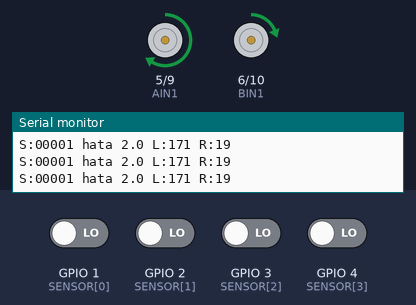
Recording of a sketch running on a simulated ESP32-S3. Parts: motor-driver pin pairs drawn as motors (green arrow = first pin HIGH = forward, orange = second pin HIGH = backward, longer = more drive), the last lines printed to the serial monitor. The inputs (shaded band) are chosen by the test bench; at power-on: GPIO 1 (SENSOR[0]), GPIO 2 (SENSOR[1]), GPIO 3 (SENSOR[2]), GPIO 4 (SENSOR[3]) LOW.

Above: at 1.2 s.
1.3 s: GPIO 1 (SENSOR[0]) driven HIGH
At 2.5 s:
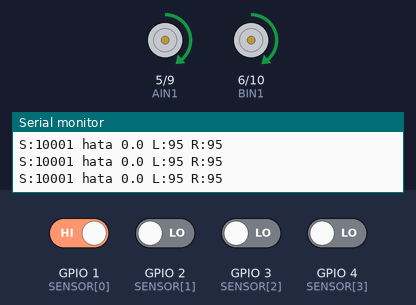
2.8 s: GPIO 2 (SENSOR[1]) driven HIGH
At 3.6 s:
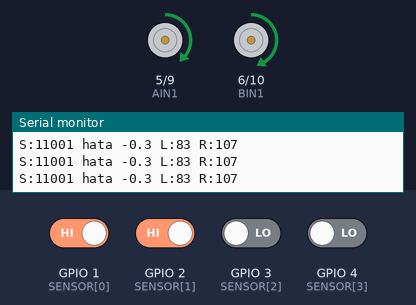
4.3 s: GPIO 1 (SENSOR[0]) driven LOW
At 4.7 s:
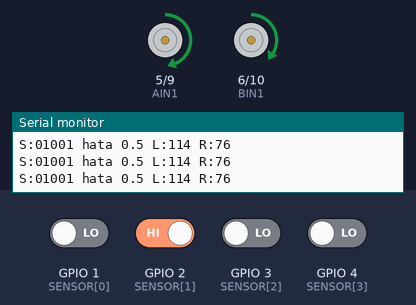
5.8 s: GPIO 2 (SENSOR[1]) driven LOW
At 7.0 s:
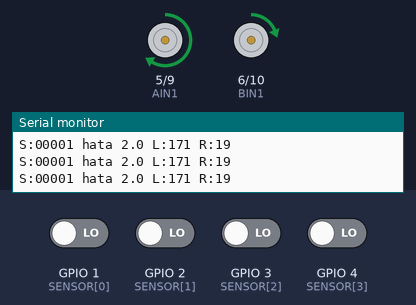
7.3 s: GPIO 2 (SENSOR[1]) driven HIGH
At 8.5 s:
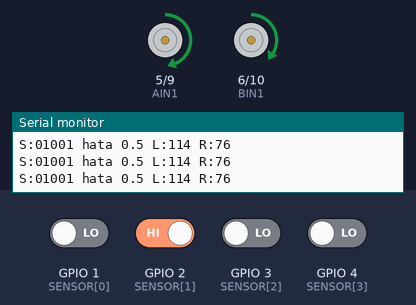
8.8 s: GPIO 1 (SENSOR[0]) driven HIGH
At 9.7 s:
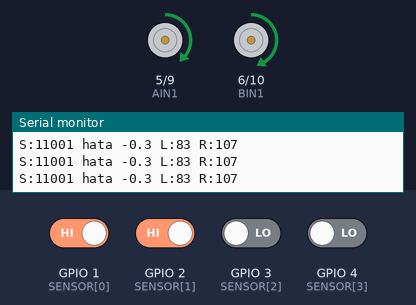
Timing chart, 0 to 11.3 s (numbered marks = the images above; inputs shaded):
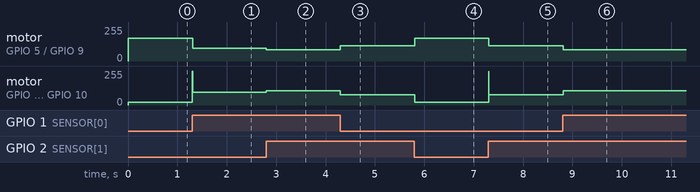

Measured:
- after the input at 1.3 s, motor on GPIO 5 (AIN1) / GPIO 9 (AIN2): forward 171/255 → forward 95/255 at once; motor on GPIO 6 (BIN1) / GPIO 10 (BIN2): forward 19/255 → forward 95/255 at once
- after the input at 2.8 s, motor on GPIO 5 (AIN1) / GPIO 9 (AIN2): forward 95/255 → forward 83/255 at once; motor on GPIO 6 (BIN1) / GPIO 10 (BIN2): forward 95/255 → forward 107/255 at once
- after the input at 4.3 s, motor on GPIO 5 (AIN1) / GPIO 9 (AIN2): forward 83/255 → forward 114/255 at once; motor on GPIO 6 (BIN1) / GPIO 10 (BIN2): forward 107/255 → forward 76/255 at once
- after the input at 5.8 s, motor on GPIO 5 (AIN1) / GPIO 9 (AIN2): forward 114/255 → forward 171/255 at once; motor on GPIO 6 (BIN1) / GPIO 10 (BIN2): forward 76/255 → forward 19/255 at once
- after the input at 7.3 s, motor on GPIO 5 (AIN1) / GPIO 9 (AIN2): forward 171/255 → forward 114/255 at once; motor on GPIO 6 (BIN1) / GPIO 10 (BIN2): forward 19/255 → forward 76/255 at once
- after the input at 8.8 s, motor on GPIO 5 (AIN1) / GPIO 9 (AIN2): forward 114/255 → forward 83/255 at once; motor on GPIO 6 (BIN1) / GPIO 10 (BIN2): forward 76/255 → forward 107/255 at once

The sketch:

line-follower.ino
```cpp
// RobotWin Studio örneği: 5 kanallı dijital çizgi sensörüyle çizgi izleyen robot.
// Sensör OUT1 (sol) ... OUT5 (sağ) -> A0 ... A4.  LOW = beyaz zemin, HIGH = siyah bant.
// DRV8833: sol motor AIN1 = D5, AIN2 = D9; sağ motor BIN1 = D6, BIN2 = D10 (hepsi PWM).
// PD kontrol: bant ortadaysa düz gider; çizgi kaybolursa son gördüğü yöne döner.
// Mat bantta iyi izler; solmuş bantta sensörler beyaz görür, parlak bant pencere ışığını
// sensöre yansıtınca o da beyaz okunur ve robot çizgiyi kaybeder.

const int SENSOR[5] = {A0, A1, A2, A3, A4};
const int AIN1 = 5, AIN2 = 9, BIN1 = 6, BIN2 = 10;

const int BASE = 95;        // düz hız (0-255)
const float KP = 38.0;      // oransal kazanç
const float KD = 120.0;     // türev kazancı
const int SEARCH = 90;      // çizgi kaybolunca dönüş hızı

float lastError = 0;
unsigned long lastPrint = 0;
unsigned long lostSince = 0;

void motor(int in1, int in2, int speed) {
  speed = constrain(speed, -255, 255);
  if (speed >= 0) {
    analogWrite(in1, speed);
    analogWrite(in2, 0);
  } else {
    analogWrite(in1, 0);
    analogWrite(in2, -speed);
  }
}

void drive(int left, int right) {
  motor(AIN1, AIN2, left);
  motor(BIN1, BIN2, right);
}

void setup() {
  for (int i = 0; i < 5; i++) pinMode(SENSOR[i], INPUT);
  pinMode(AIN1, OUTPUT);
  pinMode(AIN2, OUTPUT);
  pinMode(BIN1, OUTPUT);
  pinMode(BIN2, OUTPUT);
  Serial.begin(115200);
  Serial.println("Cizgi izleyen robot hazir (S: sol..sag, 1 = siyah)");
}

void loop() {
  int black[5];
  int count = 0;
  float sum = 0;
  for (int i = 0; i < 5; i++) {
    black[i] = digitalRead(SENSOR[i]) == HIGH ? 1 : 0;
    if (black[i]) {
      count++;
      sum += (i - 2);          // -2 sol ... +2 sag
    }
  }

  int left, right;
  if (count > 0) {
    float error = sum / count;  // + = cizgi sagda
    float d = error - lastError;
    lastError = error;
    float turn = KP * error + KD * d;
    left = BASE + (int)turn;
    right = BASE - (int)turn;
    lostSince = 0;
  } else {
    // Cizgi yok: son gorulen tarafa yerinde don.
    if (lostSince == 0) lostSince = millis();
    if (lastError >= 0) { left = SEARCH; right = -SEARCH; }
    else { left = -SEARCH; right = SEARCH; }
  }

  drive(left, right);

  if (millis() - lastPrint >= 100) {
    lastPrint = millis();
    Serial.print("S:");
    for (int i = 0; i < 5; i++) Serial.print(black[i]);
    Serial.print(count == 0 ? " CIZGI YOK" : " hata ");
    if (count > 0) Serial.print(lastError, 1);
    Serial.print(" L:");
    Serial.print(left);
    Serial.print(" R:");
    Serial.println(right);
  }

  delay(2);
}
```
